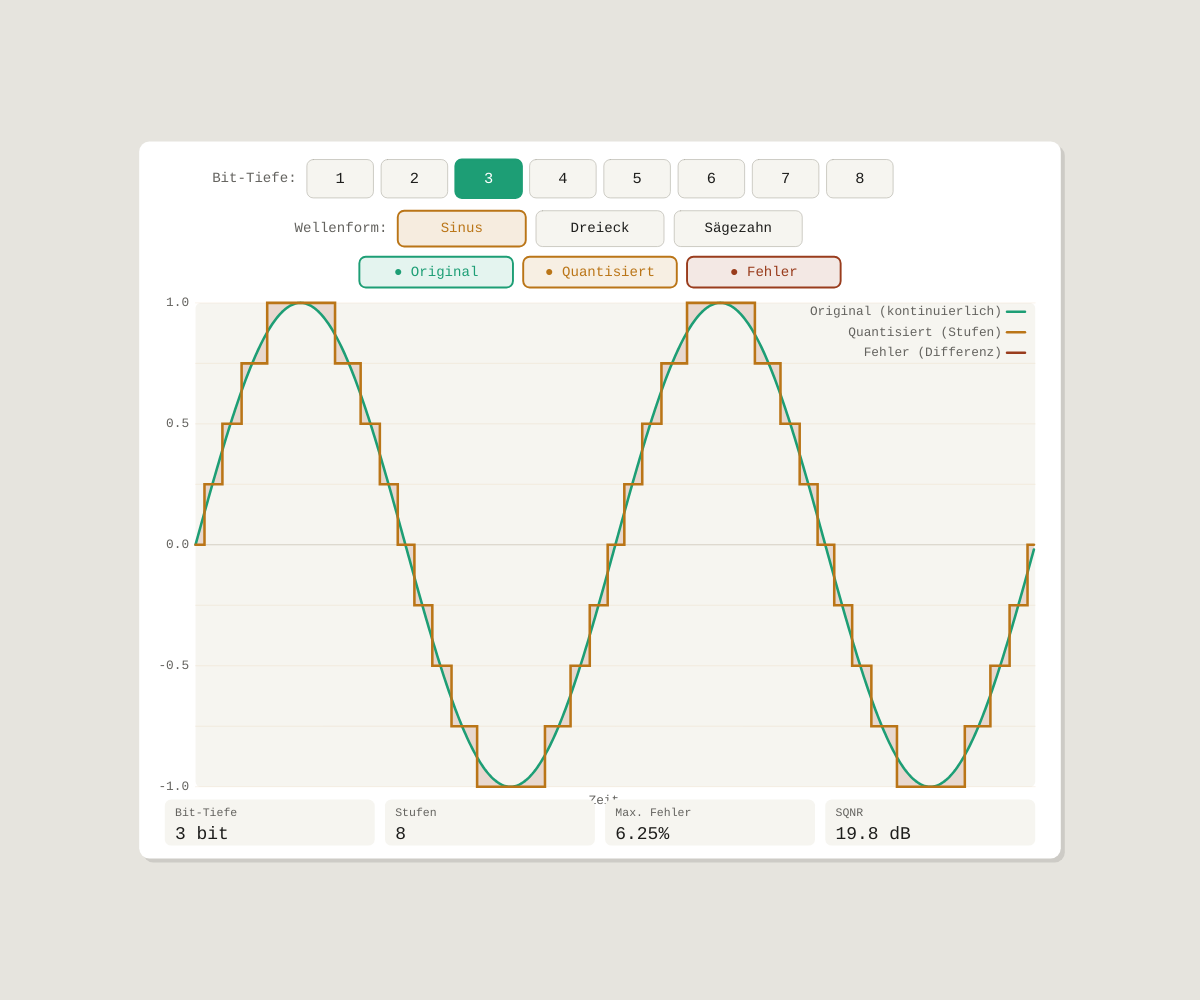
Frame 1 (no input)
Frame 60 (no input): identical to frame 1, image omitted
Frame 120 (the mouse pressed at the canvas centre since frame 60): identical to frame 1, image omitted

The p5.js sketch that drew this single still picture (run headless with seeded random() and noise() and a simulated clock; from frame 60 on, the mouse is pressed at the canvas centre):

// p5.js sketch
// ── sketch.js
// Quantisierung – Audiosignal
// p5.js Sketch – läuft direkt im p5.js Web Editor (editor.p5js.org)
// Zeigt: Originalsignal, quantisiertes Treppensignal, Quantisierungsfehler
// Steuerung: Bit-Tiefe (1–8), Wellenform, Zoom

// ─── Logische Leinwandgröße ───────────────────────────────────────────────────
const LW = 720, LH = 560;
let sc = 1, ox = 0, oy = 0;

// ─── State ────────────────────────────────────────────────────────────────────
let bits       = 3;        // aktuelle Bit-Tiefe
let waveType   = 'sine';   // 'sine' | 'tri' | 'saw'
let showOrig   = true;
let showQuant  = true;
let showErr    = true;

// Button-Listen
let bitBtns   = [];
let waveBtns  = [];
let toggleBtns = [];

// ─── Farben ───────────────────────────────────────────────────────────────────
let COL_BG, COL_PANEL, COL_TEXT, COL_MUTED, COL_BORDER, COL_GRID;
let COL_ORIG, COL_QUANT, COL_ERR, COL_STEP;

// ─── SETUP ────────────────────────────────────────────────────────────────────
function setup() {
  createCanvas(windowWidth, windowHeight);
  textFont('monospace');
  noStroke();
  initColors();
  calcTransform();
  buildButtons();
}

function windowResized() {
  resizeCanvas(windowWidth, windowHeight);
  calcTransform();
}

function calcTransform() {
  let margin = 24;
  let availW = windowWidth  - margin * 2;
  let availH = windowHeight - margin * 2;
  sc = min(availW / LW, availH / LH) * 0.8;
  ox = (windowWidth  - LW * sc) / 2;
  oy = (windowHeight - LH * sc) / 2;
}

function initColors() {
  COL_BG     = color(255);
  COL_PANEL  = color(246, 245, 240);
  COL_TEXT   = color(30, 30, 28);
  COL_MUTED  = color(100, 99, 95);
  COL_BORDER = color(180, 178, 169);
  COL_GRID   = color(0, 0, 0, 18);
  COL_ORIG   = color(29, 158, 117);    // Teal – Original
  COL_QUANT  = color(186, 117, 23);    // Amber – Quantisiert
  COL_ERR    = color(153, 60, 29);     // Coral – Fehler
  COL_STEP   = color(186, 117, 23, 35); // Amber transparent – Stufenlinien
}

// ─── BUTTONS ──────────────────────────────────────────────────────────────────
function buildButtons() {
  // Bit-Tiefe: 1–8
  bitBtns = [];
  let bw = 52, bh = 30, by = 14, gap = 6;
  let totalW = 8 * bw + 7 * gap;
  let bx0 = (LW - totalW) / 2;
  for (let i = 1; i <= 8; i++) {
    bitBtns.push({ x: bx0 + (i-1)*(bw+gap), y: by, w: bw, h: bh, val: i });
  }

  // Wellenform
  waveBtns = [];
  let waves = [
    { label: 'Sinus',     val: 'sine' },
    { label: 'Dreieck',   val: 'tri'  },
    { label: 'Sägezahn',  val: 'saw'  },
  ];
  let ww = 100, wh = 28, wy = 54, wgap = 8;
  let wtotal = waves.length * ww + (waves.length-1) * wgap;
  let wx0 = (LW - wtotal) / 2;
  for (let i = 0; i < waves.length; i++) {
    waveBtns.push({ x: wx0 + i*(ww+wgap), y: wy, w: ww, h: wh, label: waves[i].label, val: waves[i].val });
  }

  // Toggle-Buttons (Sichtbarkeit)
  toggleBtns = [];
  let tLabels = [
    { label: '● Original',     key: 'orig',  col: COL_ORIG  },
    { label: '● Quantisiert',  key: 'quant', col: COL_QUANT },
    { label: '● Fehler',       key: 'err',   col: COL_ERR   },
  ];
  let tw = 120, th = 24, ty = 90, tgap = 8;
  let ttotal = tLabels.length * tw + (tLabels.length-1) * tgap;
  let tx0 = (LW - ttotal) / 2;
  for (let i = 0; i < tLabels.length; i++) {
    toggleBtns.push({ x: tx0 + i*(tw+tgap), y: ty, w: tw, h: th, ...tLabels[i] });
  }
}

// ─── DRAW LOOP ────────────────────────────────────────────────────────────────
function draw() {
  background(230, 228, 222);

  // Canvas-Schatten
  push();
  translate(ox+4, oy+4);
  fill(0, 0, 0, 28); noStroke();
  rect(0, 0, LW*sc, LH*sc, 10);
  pop();

  // Weißer Canvas
  push();
  translate(ox, oy);
  scale(sc);

  fill(COL_BG); noStroke();
  rect(0, 0, LW, LH, 8);

  drawControls();
  drawChart();
  drawStats();
  drawLegend();

  pop();
}

// ─── STEUERUNGSLEISTE ─────────────────────────────────────────────────────────
function drawControls() {
  // Überschrift Bit-Tiefe
  fill(COL_MUTED); textSize(11); textAlign(RIGHT, CENTER); noStroke();
  text('Bit-Tiefe:', bitBtns[0].x - 8, bitBtns[0].y + bitBtns[0].h / 2);

  // Bit-Buttons
  for (let b of bitBtns) {
    let sel = b.val === bits;
    fill(sel ? COL_ORIG : COL_PANEL);
    stroke(sel ? COL_ORIG : COL_BORDER);
    strokeWeight(sel ? 1.5 : 0.5);
    rect(b.x, b.y, b.w, b.h, 5);
    noStroke();
    fill(sel ? color(255) : COL_TEXT);
    textSize(12); textAlign(CENTER, CENTER);
    text(b.val, b.x + b.w/2, b.y + b.h/2);
  }

  // Wellenform-Buttons
  fill(COL_MUTED); textSize(11); textAlign(RIGHT, CENTER); noStroke();
  text('Wellenform:', waveBtns[0].x - 8, waveBtns[0].y + waveBtns[0].h/2);
  for (let b of waveBtns) {
    let sel = b.val === waveType;
    fill(sel ? COL_AMBER_LIGHT() : COL_PANEL);
    stroke(sel ? COL_QUANT : COL_BORDER);
    strokeWeight(sel ? 1.5 : 0.5);
    rect(b.x, b.y, b.w, b.h, 5);
    noStroke();
    fill(sel ? COL_QUANT : COL_TEXT);
    textSize(11); textAlign(CENTER, CENTER);
    text(b.label, b.x + b.w/2, b.y + b.h/2);
  }

  // Toggle-Buttons
  for (let b of toggleBtns) {
    let active = getToggle(b.key);
    fill(active ? color(red(b.col), green(b.col), blue(b.col), 30) : COL_PANEL);
    stroke(active ? b.col : COL_BORDER);
    strokeWeight(active ? 1.5 : 0.5);
    rect(b.x, b.y, b.w, b.h, 5);
    noStroke();
    fill(active ? b.col : COL_MUTED);
    textSize(11); textAlign(CENTER, CENTER);
    text(b.label, b.x + b.w/2, b.y + b.h/2);
  }
}

function COL_AMBER_LIGHT() { return color(186, 117, 23, 35); }

function getToggle(key) {
  if (key === 'orig')  return showOrig;
  if (key === 'quant') return showQuant;
  if (key === 'err')   return showErr;
}

// ─── HAUPT-DIAGRAMM ───────────────────────────────────────────────────────────
function drawChart() {
  let PAD = { top: 126, bot: 56, left: 44, right: 20 };
  let iW = LW - PAD.left - PAD.right;
  let iH = LH - PAD.top  - PAD.bot;

  let levels = pow(2, bits);
  let step   = 2.0 / levels;

  // Diagramm-Hintergrund
  fill(COL_PANEL); noStroke();
  rect(PAD.left, PAD.top, iW, iH, 4);

  // Stufenlinien (Quantisierungsgitter)
  stroke(COL_STEP); strokeWeight(0.5);
  for (let i = 0; i <= levels; i++) {
    let v = -1 + i * step;
    let y = toY(v, PAD, iH);
    line(PAD.left, y, PAD.left + iW, y);
  }

  // Mittellinie
  stroke(color(0, 0, 0, 30)); strokeWeight(0.8);
  let midY = toY(0, PAD, iH);
  line(PAD.left, midY, PAD.left + iW, midY);

  // Y-Achse Labels
  noStroke();
  fill(COL_MUTED); textSize(10); textAlign(RIGHT, CENTER);
  for (let v of [1, 0.5, 0, -0.5, -1]) {
    text(nf(v, 1, 1), PAD.left - 5, toY(v, PAD, iH));
  }

  // X-Achse Label
  fill(COL_MUTED); textSize(10); textAlign(CENTER, TOP);
  text('Zeit  →', PAD.left + iW/2, PAD.top + iH + 6);

  // Signale berechnen
  let N = iW;
  let origVals  = [];
  let quantVals = [];
  for (let x = 0; x < N; x++) {
    let t = (x / N) * 2;   // 2 Zyklen
    let v = getWave(t);
    origVals.push(v);
    quantVals.push(quantize(v, step));
  }

  // Fehler-Fläche
  if (showErr) {
    fill(red(COL_ERR), green(COL_ERR), blue(COL_ERR), 40);
    noStroke();
    beginShape();
    for (let x = 0; x < N; x++)
      vertex(PAD.left + x, toY(origVals[x], PAD, iH));
    for (let x = N-1; x >= 0; x--)
      vertex(PAD.left + x, toY(quantVals[x], PAD, iH));
    endShape(CLOSE);
  }

  // Original (glatte Kurve)
  if (showOrig) {
    stroke(COL_ORIG); strokeWeight(2); noFill();
    beginShape();
    for (let x = 0; x < N; x++)
      vertex(PAD.left + x, toY(origVals[x], PAD, iH));
    endShape();
  }

  // Quantisiert (Treppenstufen)
  if (showQuant) {
    stroke(COL_QUANT); strokeWeight(2); noFill();
    beginShape();
    for (let x = 0; x < N; x++) {
      // Horizontale Linie auf aktuellem Wert, dann senkrechter Sprung
      let y = toY(quantVals[x], PAD, iH);
      if (x > 0 && quantVals[x] !== quantVals[x-1]) {
        // Sprung: vertikale Linie erst zeichnen
        vertex(PAD.left + x, toY(quantVals[x-1], PAD, iH));
      }
      vertex(PAD.left + x, y);
    }
    endShape();
  }

  noStroke();
}

// ─── STAT-CARDS ───────────────────────────────────────────────────────────────
function drawStats() {
  let levels   = pow(2, bits);
  let maxErr   = (100 / (2 * levels));
  let snrDB    = 6.02 * bits + 1.76;  // SQNR-Formel

  let stats = [
    { label: 'Bit-Tiefe',    val: bits + ' bit' },
    { label: 'Stufen',       val: '' + int(levels) },
    { label: 'Max. Fehler',  val: nf(maxErr, 1, 2) + '%' },
    { label: 'SQNR',         val: nf(snrDB, 2, 1) + ' dB' },
  ];

  let sy = LH - 46;
  let n = stats.length;
  let totalW = LW - 40;
  let cardW = (totalW - (n-1)*8) / n;
  for (let i = 0; i < n; i++) {
    let cx = 20 + i*(cardW+8);
    fill(COL_PANEL); noStroke(); rect(cx, sy, cardW, 36, 5);
    fill(COL_MUTED); textSize(9); textAlign(LEFT, TOP);
    text(stats[i].label, cx+8, sy+6);
    fill(COL_TEXT); textSize(14); textAlign(LEFT, BOTTOM);
    text(stats[i].val, cx+8, sy+34);
  }
}

// ─── LEGENDE & ERKLÄRUNG ──────────────────────────────────────────────────────
function drawLegend() {
  // Kleine Farb-Legende oben rechts im Chart-Bereich
  let items = [
    { col: COL_ORIG,  label: 'Original (kontinuierlich)' },
    { col: COL_QUANT, label: 'Quantisiert (Stufen)' },
    { col: COL_ERR,   label: 'Fehler (Differenz)' },
  ];
  let lx = LW - 20;
  let ly = 128;
  for (let item of items) {
    // Linie als Farbindikator
    stroke(item.col); strokeWeight(2);
    line(lx - 22, ly + 5, lx - 8, ly + 5);
    noStroke();
    fill(COL_MUTED); textSize(10); textAlign(RIGHT, TOP);
    text(item.label, lx - 26, ly);
    ly += 16;
  }
}

// ─── HILFSFUNKTIONEN ──────────────────────────────────────────────────────────
function toY(v, PAD, iH) {
  return PAD.top + iH/2 - v * iH/2;
}

function getWave(t) {
  let phase = t % 1;
  if (waveType === 'sine') return sin(phase * TWO_PI);
  if (waveType === 'tri')  return phase < 0.5 ? 4*phase - 1 : 3 - 4*phase;
  if (waveType === 'saw')  return 2*phase - 1;
  return 0;
}

function quantize(v, step) {
  return round((v + 1) / step) * step - 1;
}

// ─── MAUS-EVENTS ──────────────────────────────────────────────────────────────
function mousePressed() {
  let lx = (mouseX - ox) / sc;
  let ly = (mouseY - oy) / sc;

  for (let b of bitBtns) {
    if (inBtn(b, lx, ly)) { bits = b.val; return; }
  }
  for (let b of waveBtns) {
    if (inBtn(b, lx, ly)) { waveType = b.val; return; }
  }
  for (let b of toggleBtns) {
    if (inBtn(b, lx, ly)) {
      if (b.key === 'orig')  showOrig  = !showOrig;
      if (b.key === 'quant') showQuant = !showQuant;
      if (b.key === 'err')   showErr   = !showErr;
      return;
    }
  }
}

function inBtn(b, lx, ly) {
  return lx >= b.x && lx <= b.x+b.w && ly >= b.y && ly <= b.y+b.h;
}
